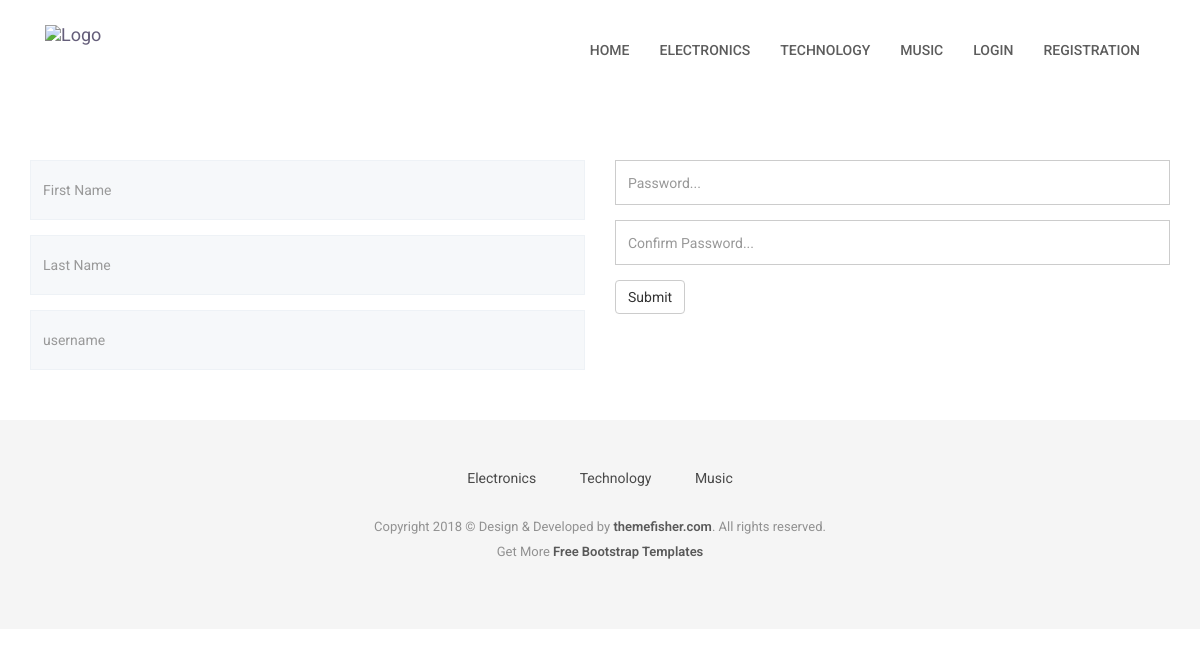
/user-registration, run on the app's committed database.
### category/models.py (models this page shows, shortened)
class Category(models.Model):
    title=models.CharField(max_length=255)
    status=models.BooleanField(default=True)

### account/views.py (the view)
# urls.py: path('user-registration', views.userRegistration, name="userRegistration"),
def userRegistration(request):
    if request.method == 'POST':
        firstName = request.POST.get('first_name')
        lastName = request.POST.get('last_name')
        username = request.POST.get('username')
        password = request.POST.get('password')
        confirmPassword = request.POST.get('confirm_password')
        checkUsername = User.objects.filter(username=username)
        if checkUsername:
            messages.error(request, 'Username is already taken')
            return redirect('userRegistration')
        else:
            if password == "":
                messages.error(request, 'Password is required')
                return redirect('userRegistration')
            elif confirmPassword == "":
                messages.error(request, 'Confirm password is required')
                return redirect('userRegistration')
            elif password != confirmPassword:
                messages.error(request, 'Password does not match with confirm password')
                return redirect('userRegistration')
            else:
                user= User.objects.create(
                    first_name=firstName,
                    last_name=lastName,
                    username=username
                )
                user.set_password(password)
                user.save()
                messages.success(request, 'Congratulation Your registration is successful')
                return redirect('userLogin')
    else:
        navigation_categories = Category.objects.filter(status=True).order_by('-id')[:5]
        return render(request, 'user-registration.html', {
            'navigation_categories':navigation_categories
        })

### templates/user-registration.html (shortened to what this page needs)
{% extends 'base.html' %}
{% block content %}
    <section class="contact-form">
    <div class="container">
        <div class="row">
            <form id="contact-form" novalidate="novalidate" action="{% url 'userRegistration' %}" method="POST">
                <div class="col-md-6 col-sm-12">
                    <div class="block">
                        <div class="form-group">
                            <input name="first_name" type="text" class="form-control" placeholder="First Name">
                        </div>
                        <div class="form-group">
                            <input name="last_name" type="text" class="form-control" placeholder="Last Name">
                        </div>
                        <div class="form-group">
                            <input name="username" type="text" class="form-control" placeholder="username">
                        </div>
                    </div>
                </div>
                <div class="col-md-6 col-sm-12">
                    <div class="form-group">
                        <input name="password" type="password" class="form-control" placeholder="Password...">
                    </div>
                    <div class="form-group">
                        <input name="confirm_password" type="password" class="form-control" placeholder="Confirm Password...">
                    </div>
                    <button class="btn btn-default" type="submit">Submit</button>
                </div>
            </form>
        </div>
    </div>
</section>
{% endblock %}

### templates/base.html (shortened to what this page needs)
{% load static %}
<!DOCTYPE html>
<html class="no-js">
<head>
  <link rel="stylesheet" href="{% static 'plugins/bootstrap/bootstrap.min.css' %}">
  <link rel="stylesheet" href="{% static 'plugins/Ionicons/css/ionicons.min.css' %}">
  <link rel="stylesheet" href="{% static 'plugins/animate-css/animate.css' %}">
  <link rel="stylesheet" href="{% static 'plugins/magnific-popup/magnific-popup.css' %}">
  <link rel="stylesheet" href="{% static 'plugins/slick/slick.css' %}">
  <link rel="stylesheet" href="{% static 'css/style.css' %}">
</head>
<body id="body">
<header class="navigation">
	<div class="container">
		<div class="row">
			<div class="col-md-12">
				<nav class="navbar">
					<div class="container-fluid">
						<div class="navbar-header">
							<a class="navbar-brand" href="index.html">
								<img src="{% static 'images/logo.png' %}" alt="Logo">
							</a>
						</div>
						<div class="collapse navbar-collapse" id="bs-example-navbar-collapse-1">
							<ul class="nav navbar-nav navbar-right">
								<li><a href="{% url 'homePage' %}">Home</a></li>
								{% for category in navigation_categories %}
									<li><a href="{% url 'categoryQuestion' category_id=category.id %}">{{category.title}}</a></li>
								{% endfor %}
								{% if request.user.is_authenticated %}
									<li><a href="{% url 'userProfile' %}">Profile</a></li>
									<li><a href="{% url 'user-logout' %}">Logout</a></li>
								{% else %}
									<li><a href="{% url 'userLogin' %}">Login</a></li>
									<li><a href="{% url 'userRegistration' %}">Registration</a></li>
								{% endif %}
							</ul>
							</div>
							</div>
						</nav>
					</div>
				</div>
			</div>
</header>
{% block content %}
{% endblock %}
<footer class="footer">
	<div class="container">
		<div class="row">
			<div class="col-md-12">
				<div class="footer-manu">
					<ul>
						{% for category in navigation_categories %}
							<li><a href="{% url 'categoryQuestion' category_id=category.id %}">{{category.title|title}}</a></li>
						{% endfor %}
					</ul>
				</div>
				<p class="copyright">Copyright 2018 &copy; Design & Developed by <a href="http://www.themefisher.com">themefisher.com</a>. All rights reserved.
					<br>
					Get More <a href="https://themefisher.com/free-bootstrap-templates/" target="_blank">Free Bootstrap Templates</a>
				</p>
			</div>
		</div>
	</div>
</footer>
    </body>
    </html>

### reddit/assets/css/style.css (style rules this page uses)
body { line-height: 1.5; font-family: "Roboto", sans-serif; -webkit-font-smoothing: antialiased; }
p { color: #7B7B7B; font-size: 15px; font-family: "Roboto", sans-serif; }
ol, ul { margin: 0; padding: 0; list-style: none; }
a, a:focus, a:hover { text-decoration: none; outline: 0; color: #655E7A; }
input[type="email"], input[type="password"], input[type="text"], input[type="tel"] { box-shadow: none; height: 45px; outline: none; font-size: 14px; }
.form-control { box-shadow: none; border-radius: 0; }
header { background: #fff; padding: 20px 0; }
header .navbar { margin-bottom: 0px; border: 0px; }
header .navbar-brand { padding-top: 5px; }
.navigation { background: #fff; padding: 20px 0; }
.navigation .navbar { margin-bottom: 0px; border: 0px; }
.navigation .navbar-brand { padding-top: 5px; }
.navigation .navbar { background: none; border: 0px; }
.navigation .navbar .navbar-nav { padding-top: 10px; }
.navigation .navbar .navbar-nav > li > a { color: #5C5C5C; padding: 10px 15px; font-weight: 500; font-size: 14px; text-transform: uppercase; }
.contact-form { padding-top: 70px; padding-bottom: 35px; }
.contact-form .block .form-group { padding-bottom: 15px; margin: 0px; }
.contact-form .block .form-group .form-control { background: #F6F8FA; height: 60px; border: 1px solid #EEF2F6; box-shadow: none; width: 100%; }
.footer { background: #F5F5F5; text-align: center; padding-top: 48px; padding-bottom: 55px; }
.footer p { font-size: 13px; line-height: 25px; color: #919191; }
.footer a { color: #595959; }
.footer .footer-manu { padding-bottom: 25px; }
.footer .footer-manu ul { margin: 0px; padding: 0px; }
.footer .footer-manu ul li { display: inline-block; padding: 0px 20px; }
.footer .footer-manu ul li a { display: inline-block; color: #494949; }
.footer .copyright a { font-weight: 600; }

### data on the page
Category: title "ELECTRONICS", title "Electronics"
Category: title "TECHNOLOGY", title "Technology"
Category: title "MUSIC", title "Music"
